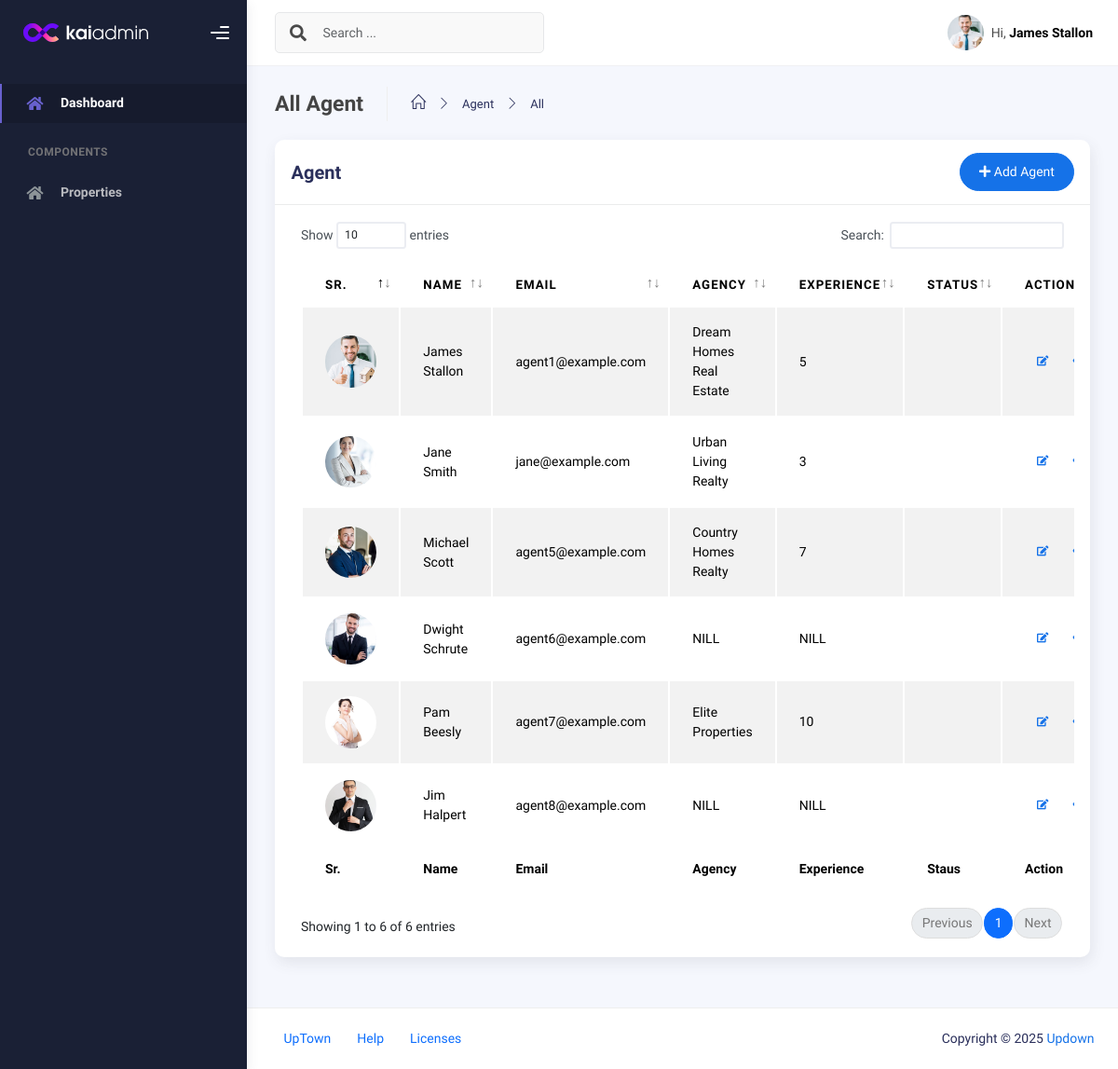
The page /dashboard/all-agents.php (signed in) on the database its author committed.
### tables this page shows
CREATE TABLE agent (
    id INT AUTO_INCREMENT PRIMARY KEY,
    agent_id INT,   
    agency VARCHAR(100) NULL,
    experience INT NULL,
    bio TEXT NULL,
    status ENUM('pending', 'approved', 'rejected') DEFAULT 'pending',
    created_at TIMESTAMP DEFAULT CURRENT_TIMESTAMP,
    FOREIGN KEY (agent_id) REFERENCES users(id) ON DELETE SET NULL
);

CREATE TABLE users (
    id INT AUTO_INCREMENT PRIMARY KEY,
    username VARCHAR(100) NOT NULL,
    name VARCHAR(100) NOT NULL,
    email VARCHAR(100) UNIQUE NOT NULL,
    password_hash VARCHAR(255) NOT NULL,
    role ENUM('end-user', 'agent', 'admin') NOT NULL,
    profile_pic VARCHAR(255) NULL,
    contact VARCHAR(15) ,
    created_at TIMESTAMP DEFAULT CURRENT_TIMESTAMP
);

### dashboard/backend/add-agent.php (called while the page is built, shortened)
<?php
try {
    $stmt = $conn->prepare("SELECT u.id, u.name, u.email, u.contact, u.profile_pic, u.created_at,
                            a.agency, a.experience, a.bio,a.status
                            FROM users u
                            LEFT JOIN agent a ON u.id = a.agent_id
                            WHERE u.role = 2
                            ORDER BY u.created_at DESC");
    $stmt->execute();
    $agents = $stmt->fetchAll(PDO::FETCH_ASSOC);
} catch (PDOException $e) {
    die("Database error: " . $e->getMessage());
}

### dashboard/all-agents.php (the view, shortened to what this page needs)
<?php
$title = "All Agent";
$page = "All";
$mainPage = "Agent";
require_once "components/header.php";
require_once "backend/add-agent.php";
?>
<div class="col-md-12">
    <div class="card">
        <div class="card-header">
            <div class="d-flex align-items-center">
                <h4 class="card-title"> Agent</h4>
                <a href="new-agent.php" class="btn btn-primary btn-round ms-auto">
                    <i class="fa fa-plus"></i>
                    Add Agent
                </a>
            </div>
        </div>
        <div class="card-body">
            <div class="table-responsive">
                <table id="agentTable" class="display table table-striped table-hover">
                    <thead>
                        <tr>
                            <th>Sr.</th>
                            <th>Name</th>
                            <th>Email</th>
                            <th>Agency</th>
                            <th>Experience</th>
                            <th>Status</th>
                            <th style="width: 10%">Action</th>
                        </tr>
                    </thead>
                    <tfoot>
                        <tr>
                            <th>Sr.</th>
                            <th>Name</th>
                            <th>Email</th>
                            <th>Agency</th>
                            <th>Experience</th>
                            <th>Staus</th>
                            <th style="width: 10%">Action</th>
                        </tr>
                    </tfoot>
                    <tbody>
                        <?php foreach ($agents as $cat): ?>
                            <tr>
                                <td>
                                    <div class="avatar avatar-lg">
                                        <img src="<?php echo htmlspecialchars($cat['profile_pic'] ?? "../images/avator.png"); ?>" alt="..." class="avatar-img rounded-circle">
                                    </div>
                                </td>
                                <td><?php echo htmlspecialchars($cat['name']); ?></td>
                                <td><?php echo htmlspecialchars($cat['email']); ?></td>
                                <td><?php echo htmlspecialchars($cat['agency'] ?? "NILL"); ?></td>
                                <td><?php echo htmlspecialchars($cat['experience'] ?? "NILL"); ?></td>
                                <td><?php switch ($cat['status']) {
                                    } ?></td>
                                <td>
                                    <div class="form-button-action">
                                        <a href="update-agent.php?id=<?php echo htmlspecialchars($cat['id']); ?>" class="btn btn-link btn-primary btn-sm ">
                                            <i class="fa fa-edit"></i>
                                        </a>
                                        <a href="view-agent.php?agent_id=<?php echo htmlspecialchars($cat['id']); ?>" class="btn btn-link btn-primary btn-sm ">
                                        </a>
                                    </div>
                                </td>
                            </tr>
                        <?php endforeach; ?>
                    </tbody>
                </table>
            </div>
        </div>
    </div>
</div>
<?php require_once "components/footer.php"; ?>

### dashboard/components/header.php (shortened to what this page needs)
<!DOCTYPE html>
<html lang="en">
<head>
    <link rel="stylesheet" href="assets/css/bootstrap.min.css" />
    <link rel="stylesheet" href="assets/css/plugins.min.css" />
    <link rel="stylesheet" href="assets/css/kaiadmin.min.css" />
</head>
<body>
    <div class="wrapper">
        <?php require_once "components/sidebar.php"; ?>
        <div class="main-panel">
            <div class="main-header">
                    <?php require_once "components/logo-header.php"; ?>
                <?php require_once "components/nav-header.php"; ?>
            </div>
            <div class="container">
                <div class="page-inner">
                    <?php require_once "components/page-header.php"; ?>
                    <div class="row">

### dashboard/components/sidebar.php (shortened to what this page needs)
<div class="sidebar" data-background-color="dark">
    <div class="sidebar-logo">
        <?php require_once "components/logo-header.php"; ?>
    </div>
    <div class="sidebar-wrapper scrollbar scrollbar-inner">
        <div class="sidebar-content">
            <ul class="nav nav-secondary">
                <li class="nav-item active">
                    <a
                        data-bs-toggle="collapse"
                        href="index.php"
                        class="collapsed"
                        aria-expanded="false">
                        <i class="fas fa-home"></i>
                        <p>Dashboard</p>
                    </a>
                </li>
                <li class="nav-section">
                    <h4 class="text-section">Components</h4>
                </li>
                <li class="nav-item">
                    <a href="all-properties.php">
                        <i class="fas fa-home"></i>
                        <p>Properties</p>
                    </a>
                </li>
            </ul>
        </div>
    </div>
</div>

### dashboard/components/logo-header.php (shortened to what this page needs)
<div class="logo-header" data-background-color="dark">
    <a href="index.php" class="logo">
        <img
            src="assets/img/kaiadmin/logo_light.svg"
            alt="navbar brand"
            class="navbar-brand"
            height="20" />
    </a>
    <div class="nav-toggle">
        <button class="btn btn-toggle toggle-sidebar">
            <i class="gg-menu-right"></i>
        </button>
    </div>
</div>

### dashboard/components/nav-header.php (shortened to what this page needs)
<nav
    class="navbar navbar-header navbar-header-transparent navbar-expand-lg border-bottom">
    <div class="container-fluid">
        <nav
            class="navbar navbar-header-left navbar-expand-lg navbar-form nav-search p-0 d-none d-lg-flex">
            <div class="input-group">
                <div class="input-group-prepend">
                    <button type="submit" class="btn btn-search pe-1">
                        <i class="fa fa-search search-icon"></i>
                    </button>
                </div>
                <input
                    type="text"
                    placeholder="Search ..."
                    class="form-control" />
            </div>
        </nav>
        <ul class="navbar-nav topbar-nav ms-md-auto align-items-center">
            <li class="nav-item topbar-user dropdown hidden-caret">
                <a
                    class="dropdown-toggle profile-pic"
                    data-bs-toggle="dropdown"
                    href="#"
                    aria-expanded="false">
                    <div class="avatar-sm">
                        <img
                            src="<?php echo $_SESSION['url']; ?>"
                            alt="..."
                            class="avatar-img rounded-circle" />
                    </div>
                    <span class="profile-username">
                        <span class="op-7">Hi,</span>
                        <span class="fw-bold"><?php echo $_SESSION['name'] ?></span>
                    </span>
                </a>
            </li>
        </ul>
    </div>
</nav>

### dashboard/components/page-header.php (shortened to what this page needs)
<div class="page-header">
    <h4 class="page-title"><?php echo $title; ?></h4>
    <ul class="breadcrumbs">
        <li class="nav-home">
            <a href="#">
                <i class="icon-home"></i>
            </a>
        </li>
        <li class="separator">
            <i class="icon-arrow-right"></i>
        </li>
        <li class="nav-item">
            <a href="#"><?php echo $mainPage; ?></a>
        </li>
        <li class="separator">
            <i class="icon-arrow-right"></i>
        </li>
        <li class="nav-item">
            <a href="#"><?php echo $page; ?></a>
        </li>
    </ul>
</div>

### dashboard/components/footer.php (shortened to what this page needs)
</div>
</div>
</div>
<footer class="footer">
    <div class="container-fluid d-flex justify-content-between">
        <nav class="pull-left">
            <ul class="nav">
                <li class="nav-item">
                    <a class="nav-link" href="#">
                        UpTown
                    </a>
                </li>
                <li class="nav-item">
                    <a class="nav-link" href="#"> Help </a>
                </li>
                <li class="nav-item">
                    <a class="nav-link" href="#"> Licenses </a>
                </li>
            </ul>
        </nav>
        <div class="copyright">
            Copyright ©
            <span id="currentYear"></span>
            <a href="#">Updown</a>
        </div>
    </div>
</footer>
</div>
</div>
</body>
</html>

### rows shown on the page
agent: agent.profile_pic (picture), agent.name "James Stallon", agent.email "agent1@example.com", agency "Dream Homes Real Estate", experience "5"
agent: agent.profile_pic (picture), agent.name "Jane Smith", agent.email "jane@example.com", agency "Urban Living Realty", experience "3"
agent: agent.profile_pic (picture), agent.name "Michael Scott", agent.email "agent5@example.com", agency "Country Homes Realty", experience "7"
users: profile_pic (picture), name "Dwight Schrute", email "agent6@example.com", agency "NILL", experience "NILL"
agent: agent.profile_pic (picture), agent.name "Pam Beesly", agent.email "agent7@example.com", agency "Elite Properties", experience "10"
users: profile_pic (picture), name "Jim Halpert", email "agent8@example.com", agency "NILL", experience "NILL"

### other values the page prints
$_SESSION['name'] "James Stallon"
$title "All Agent"
$mainPage "Agent"
$page "All"
